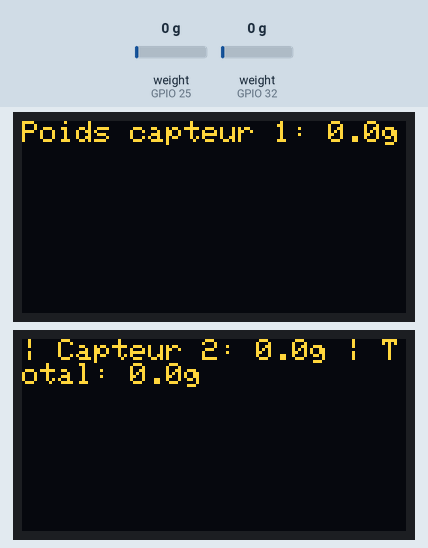
Recording of a sketch running on a simulated ESP32. On the bench: 2 × 128×64 one-colour display. Inputs (shaded band) come from the test bench; at power-on: weight on the scale (sensors on GPIO 32, GPIO 25) 0 g. The OLED is the two-colour kind (top 16 rows yellow); what the sketch prints to the serial monitor is not drawn.

Above: at 4.7 s.
4.8 s: weight on the scale (sensor on GPIO 32) set to 100 g
At 6.5 s:
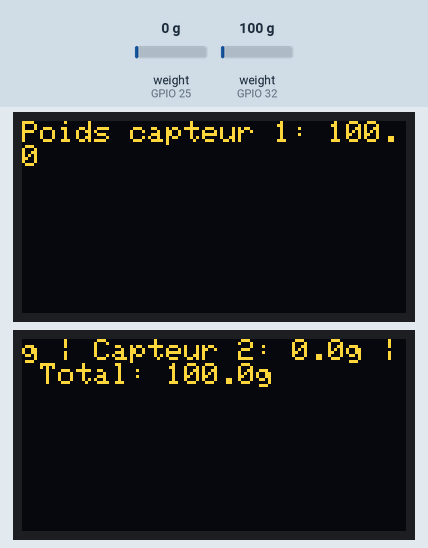
7.7 s: weight on the scale (sensor on GPIO 25) set to 100 g
At 8.7 s:
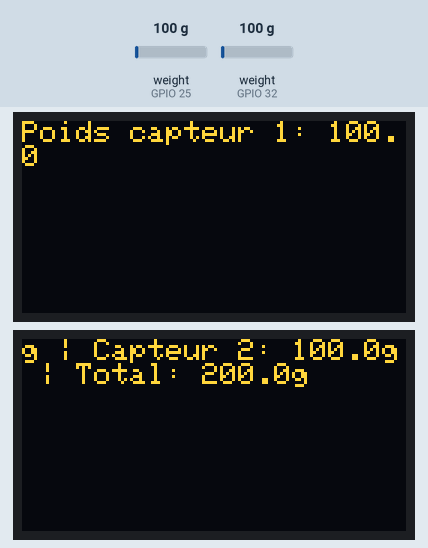
10.2 s: weight on the scale (sensor on GPIO 25) set to 1250 g
At 10.9 s:
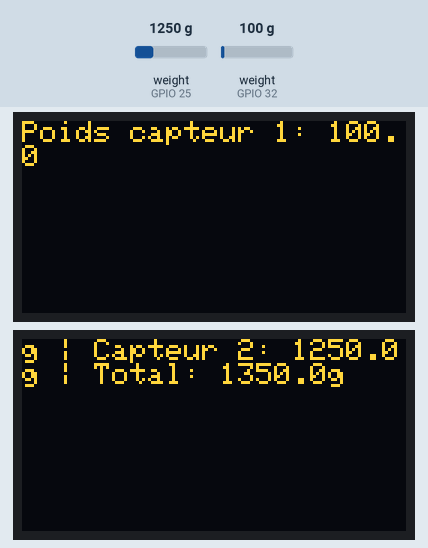
12.7 s: weight on the scale (sensor on GPIO 32) set to 1250 g
At 15.4 s:
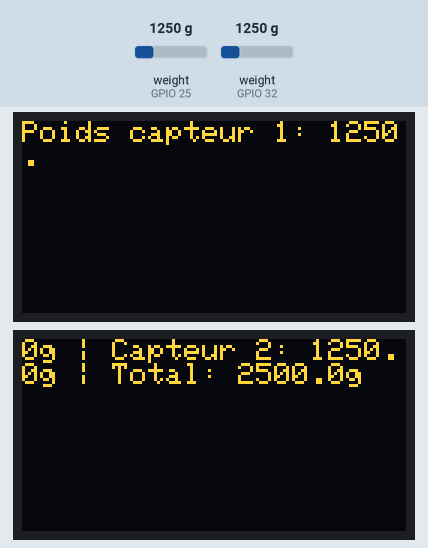
15.9 s: weight on the scale (sensor on GPIO 25) set to 2500 g
At 17.6 s:
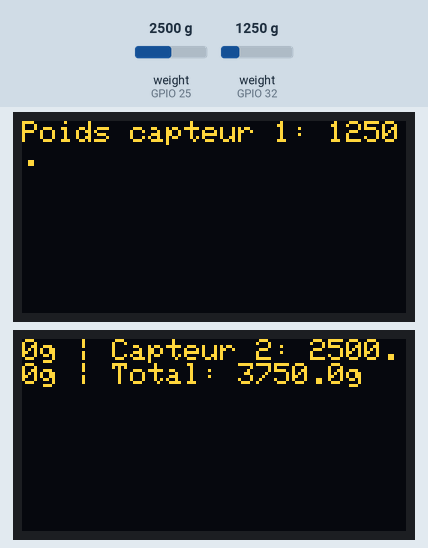
18.4 s: weight on the scale (sensor on GPIO 32) set to 2500 g
At 20.9 s:
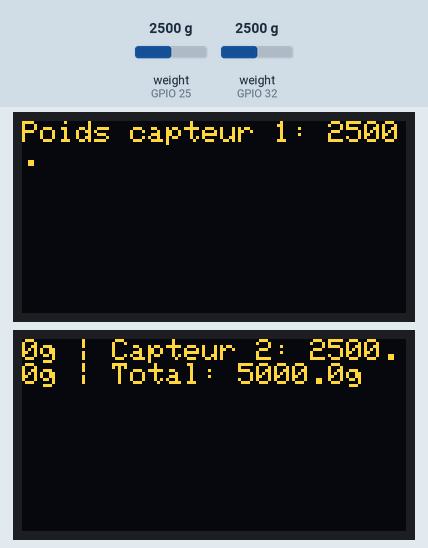
Timing chart, 0 to 22.4 s (numbered marks = the images above; inputs shaded):
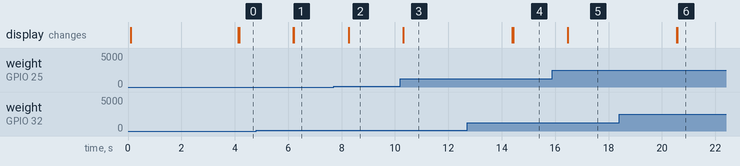

Measured:
- after the input at 4.8 s, the display: first changes after 1.4 s (image 1 shows a later state)
- after the input at 7.7 s, the display: changes after 0.57 s (image 2)
- after the input at 10.2 s, the display: changes after 0.12 s (image 3)
- after the input at 12.7 s, the display: first changes after 1.7 s (image 4 shows a later state)
- after the input at 15.9 s, the display: changes after 0.57 s (image 5)
- after the input at 18.4 s, the display: first changes after 2.2 s (image 6 shows a later state)

The sketch:

code_avec_deux_ecrans.ino
```cpp
#include <Wire.h>
#include <Adafruit_GFX.h>
#include <Adafruit_SSD1306.h>
#include "HX711.h"

// HX711 capteur 1
#define DT1_PIN 32
#define SCK1_PIN 33
HX711 scale1;

// HX711 capteur 2
#define DT2_PIN 25
#define SCK2_PIN 26
HX711 scale2;

float calibration_factor = -434;
float weight1 = 0;
float weight2 = 0;

// Bus I2C pour deux écrans
TwoWire I2CBus1 = TwoWire(0);
TwoWire I2CBus2 = TwoWire(1);

// Pins I2C
#define SDA_1 21
#define SCL_1 22

#define SDA_2 18
#define SCL_2 19

// Écrans OLED
#define SCREEN_WIDTH 128
#define SCREEN_HEIGHT 64
#define OLED_RESET -1

Adafruit_SSD1306 display1(SCREEN_WIDTH, SCREEN_HEIGHT, &I2CBus1, OLED_RESET);
Adafruit_SSD1306 display2(SCREEN_WIDTH, SCREEN_HEIGHT, &I2CBus2, OLED_RESET);

void setup() {
  Serial.begin(115200);
  Serial.println("Initialisation des capteurs HX711...");

  // I2C écrans
  I2CBus1.begin(SDA_1, SCL_1);
  I2CBus2.begin(SDA_2, SCL_2);

  // Initialisation OLED 1
  if (!display1.begin(SSD1306_SWITCHCAPVCC, 0x3C)) {
    Serial.println("Erreur écran 1 !");
    while (true);
  }

  // Initialisation OLED 2
  if (!display2.begin(SSD1306_SWITCHCAPVCC, 0x3C)) {
    Serial.println("Erreur écran 2 !");
    while (true);
  }

  display1.clearDisplay();
  display2.clearDisplay();
  display1.setTextSize(1);
  display2.setTextSize(1);
  display1.setTextColor(SSD1306_WHITE);
  display2.setTextColor(SSD1306_WHITE);

  display1.setCursor(0, 0);
  display1.println("Init capteurs...");
  display1.display();

  display2.setCursor(0, 0);
  display2.println("Init capteurs...");
  display2.display();

  // Initialisation capteurs
  scale1.begin(DT1_PIN, SCK1_PIN);
  scale1.set_scale(calibration_factor);
  scale1.tare();

  scale2.begin(DT2_PIN, SCK2_PIN);
  scale2.set_scale(calibration_factor);
  scale2.tare();

  delay(1000);
}

void loop() {
  // Lecture capteur 1
  if (scale1.is_ready()) {
    weight1 = scale1.get_units(5);
    if (weight1 < 0) weight1 = 0;
  } else {
    Serial.println("Erreur capteur 1");
  }

  // Lecture capteur 2
  if (scale2.is_ready()) {
    weight2 = scale2.get_units(5);
    if (weight2 < 0) weight2 = 0;
  } else {
    Serial.println("Erreur capteur 2");
  }

  float total = weight1 + weight2;

  // Affichage série
  Serial.print("Poids 1: ");
  Serial.print(weight1);
  Serial.print(" g | Poids 2: ");
  Serial.print(weight2);
  Serial.print(" g | Total: ");
  Serial.println(total);

  // Message à afficher sur 2 écrans
  String message = "Poids capteur 1: " + String(weight1, 1) + "g | Capteur 2: " + String(weight2, 1) + "g | Total: " + String(total, 1) + "g";

  // Répartition sur deux écrans
  String part1 = message.substring(0, 22);  // 22 caractères pour écran 1
  String part2 = message.substring(22);     // reste sur écran 2

  // Écran 1
  display1.clearDisplay();
  display1.setCursor(0, 0);
  display1.setTextSize(1);
  display1.println(part1);
  display1.display();

  // Écran 2
  display2.clearDisplay();
  display2.setCursor(0, 0);
  display2.setTextSize(1);
  display2.println(part2);
  display2.display();

  delay(1000);
}
```
